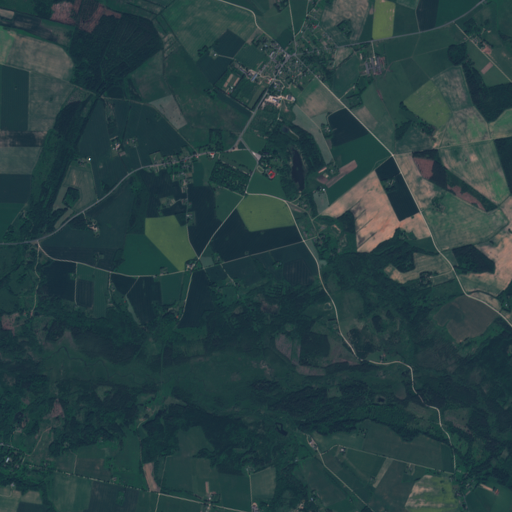
#> input picture data/T35VME_20190604.tif, 512 x 512 px
$ python -i segmenter.py   (imports and definitions only)
#> lines starting #> are read from the running program, lines starting #| are printed output that depends on the picture
import rasterio
import rasterio.features
import rasterio.warp
from rasterio.plot import reshape_as_image
import numpy as np
from matplotlib import pyplot as plt
import random
import cv2 as cv
import imutils
import ndvi_classifier as nc

# [141 lines left out: functions segment_images, segment, watershed, create_agriculture_mask, draw_labels, generate_colors and 1 more, not called in this run]

>>> import cv2
>>> picture = cv2.imread('data/T35VME_20190604.tif', cv2.IMREAD_GRAYSCALE)
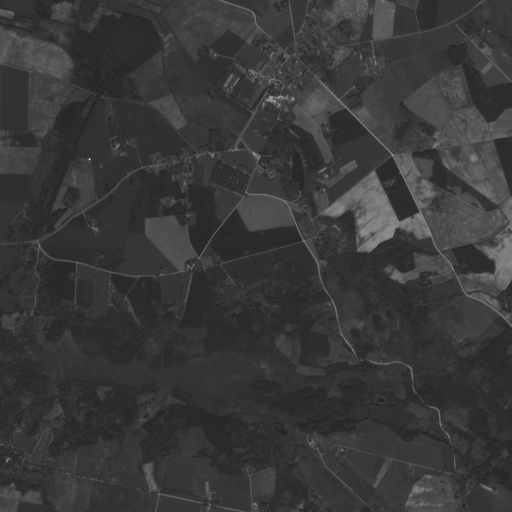
#> picture: shape (512, 512); min 34, max 223, mean 57
#> the loop in segment, `for image in images:` made 1 pass
#> after the loop in segment, `for image in images:`: edges = []
#> (the run stopped early here; a loop or call above may not have finished)

$ run again, on data/T35VME_20200531.tif
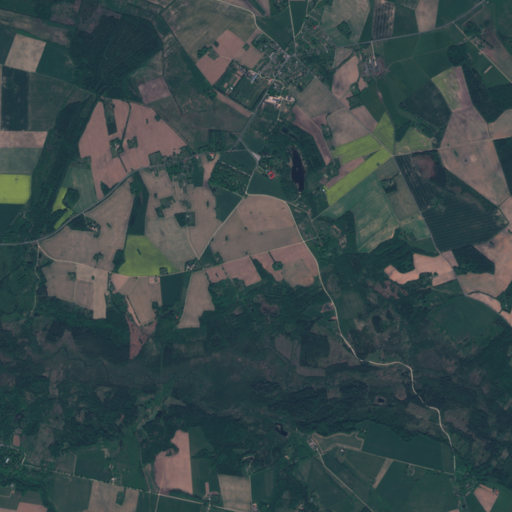
#> input picture data/T35VME_20200531.tif, 512 x 512 px
#> `picture = cv2.imread('data/T35VME_20190604.tif', cv2.IMREAD_GRAYSCALE)`:
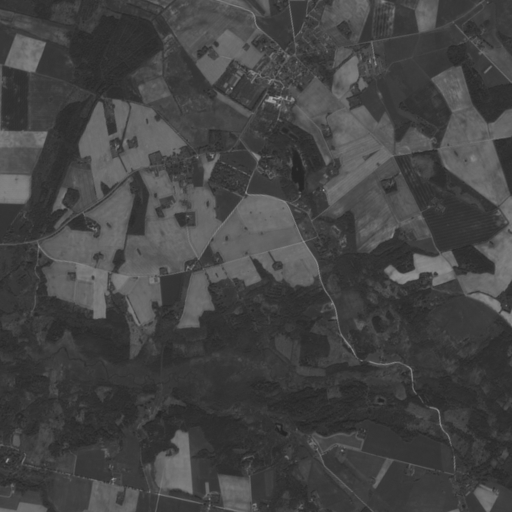
#> picture: shape (512, 512); min 35, max 171, mean 68.3
#> the loop in segment, `for image in images:` made 1 pass
#> after the loop in segment, `for image in images:`: edges = []

$ run again, on data/T35VME_20200628.tif
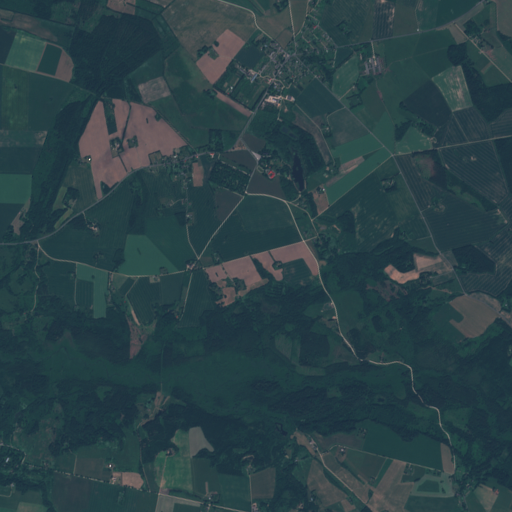
#> input picture data/T35VME_20200628.tif, 512 x 512 px
#> `picture = cv2.imread('data/T35VME_20190604.tif', cv2.IMREAD_GRAYSCALE)`:
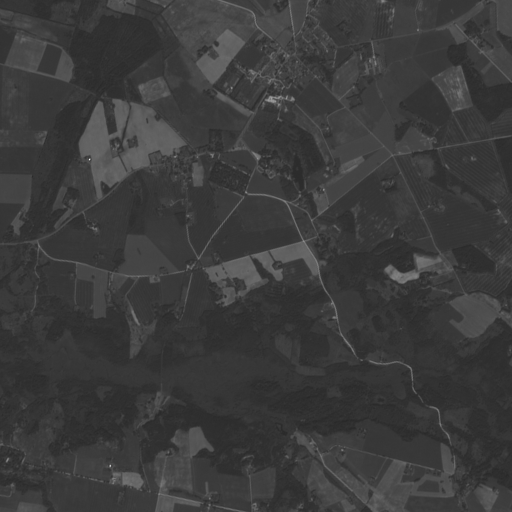
#> picture: shape (512, 512); min 40, max 245, mean 59.7
#> the loop in segment, `for image in images:` made 1 pass
#> after the loop in segment, `for image in images:`: edges = []

$ run again, on data/T35VME_20200718.tif
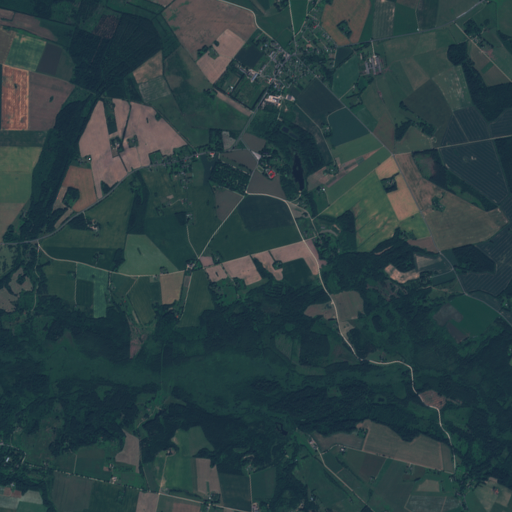
#> input picture data/T35VME_20200718.tif, 512 x 512 px
#> `picture = cv2.imread('data/T35VME_20190604.tif', cv2.IMREAD_GRAYSCALE)`:
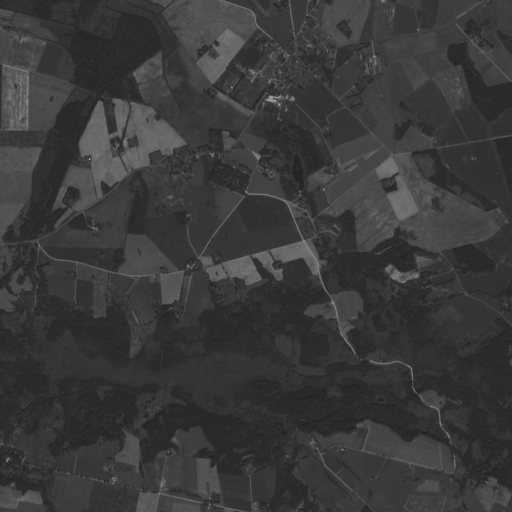
#> picture: shape (512, 512); min 33, max 175, mean 57.7
#> the loop in segment, `for image in images:` made 1 pass
#> after the loop in segment, `for image in images:`: edges = []
